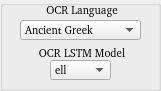
   <widget class="QGroupBox" name="OCRgroupBox">
    <property name="geometry">
     <rect>
      <x>590</x>
      <y>470</y>
      <width>161</width>
      <height>91</height>
     </rect>
    </property>
    <property name="toolTip">
     <string>OCR  Language Group</string>
    </property>
    <property name="title">
     <string/>
    </property>
    <widget class="QComboBox" name="OCRlangComboBox">
     <property name="geometry">
      <rect>
       <x>20</x>
       <y>20</y>
       <width>121</width>
       <height>20</height>
      </rect>
     </property>
     <property name="font">
      <font>
       <family>FROMVS [MAXR]</family>
       <pointsize>8</pointsize>
       <weight>50</weight>
       <italic>false</italic>
       <bold>false</bold>
      </font>
     </property>
     <property name="toolTip">
      <string>Select OCR language</string>
     </property>
     <property name="locale">
      <locale language="English" country="UnitedStates"/>
     </property>
     <property name="editable">
      <bool>false</bool>
     </property>
     <item>
      <property name="text">
       <string>Ancient Greek</string>
      </property>
     </item>
     <item>
      <property name="text">
       <string>Middle Greek</string>
      </property>
     </item>
     <item>
      <property name="text">
       <string>Modern Greek</string>
      </property>
     </item>
     <item>
      <property name="text">
       <string>Hebrew</string>
      </property>
     </item>
     <item>
      <property name="text">
       <string>Latin</string>
      </property>
     </item>
    </widget>
    <widget class="QLabel" name="OCRlanglabel">
     <property name="geometry">
      <rect>
       <x>40</x>
       <y>0</y>
       <width>81</width>
       <height>20</height>
      </rect>
     </property>
     <property name="font">
      <font>
       <family>FROMVS [MAXR]</family>
       <pointsize>8</pointsize>
       <weight>50</weight>
       <italic>false</italic>
       <bold>false</bold>
      </font>
     </property>
     <property name="toolTip">
      <string>OCR Language Group</string>
     </property>
     <property name="text">
      <string> OCR Language</string>
     </property>
     <property name="alignment">
      <set>Qt::AlignCenter</set>
     </property>
    </widget>
    <widget class="QLabel" name="OCRModellabel">
     <property name="geometry">
      <rect>
       <x>30</x>
       <y>40</y>
       <width>101</width>
       <height>20</height>
      </rect>
     </property>
     <property name="font">
      <font>
       <family>FROMVS [MAXR]</family>
       <pointsize>8</pointsize>
       <weight>50</weight>
       <italic>false</italic>
       <bold>false</bold>
      </font>
     </property>
     <property name="toolTip">
      <string>Select OCR LSTM model</string>
     </property>
     <property name="text">
      <string> OCR LSTM Model</string>
     </property>
     <property name="alignment">
      <set>Qt::AlignBottom|Qt::AlignHCenter</set>
     </property>
    </widget>
    <widget class="QComboBox" name="OCRModelComboBox">
     <property name="geometry">
      <rect>
       <x>50</x>
       <y>60</y>
       <width>61</width>
       <height>20</height>
      </rect>
     </property>
     <property name="font">
      <font>
       <family>FROMVS [MAXR]</family>
       <pointsize>8</pointsize>
       <weight>50</weight>
       <italic>false</italic>
       <bold>false</bold>
      </font>
     </property>
     <property name="toolTip">
      <string>Select OCR language model</string>
     </property>
     <property name="locale">
      <locale language="English" country="UnitedStates"/>
     </property>
     <property name="editable">
      <bool>false</bool>
     </property>
     <item>
      <property name="text">
       <string>ell</string>
      </property>
     </item>
     <item>
      <property name="text">
       <string>grc</string>
      </property>
     </item>
     <item>
      <property name="text">
       <string>feg</string>
      </property>
     </item>
     <item>
      <property name="text">
       <string>heb</string>
      </property>
     </item>
     <item>
      <property name="text">
       <string>feh</string>
      </property>
     </item>
     <item>
      <property name="text">
       <string>lat</string>
      </property>
     </item>
     <item>
      <property name="text">
       <string>fel</string>
      </property>
     </item>
    </widget>
   </widget>
